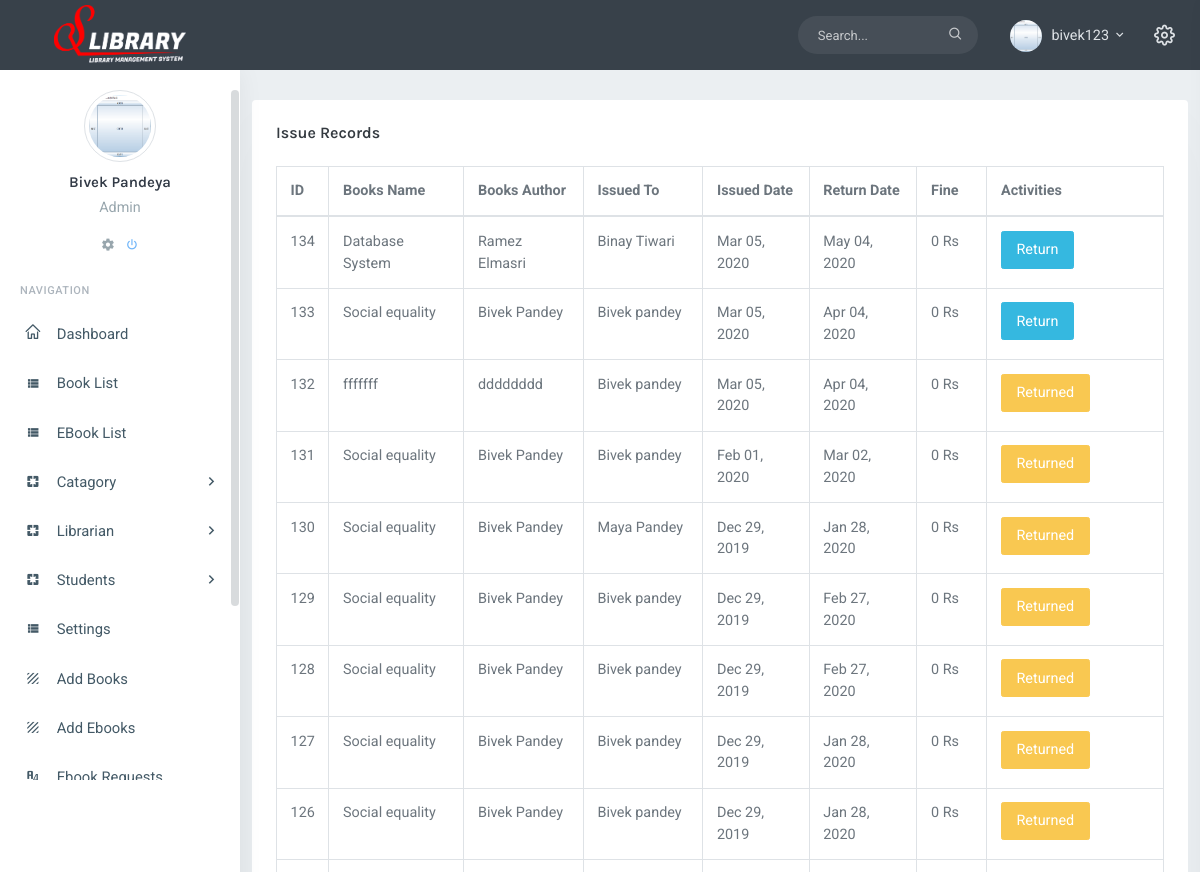
The page /issue-activities/ (signed in, upper part) on the database as committed earlier.
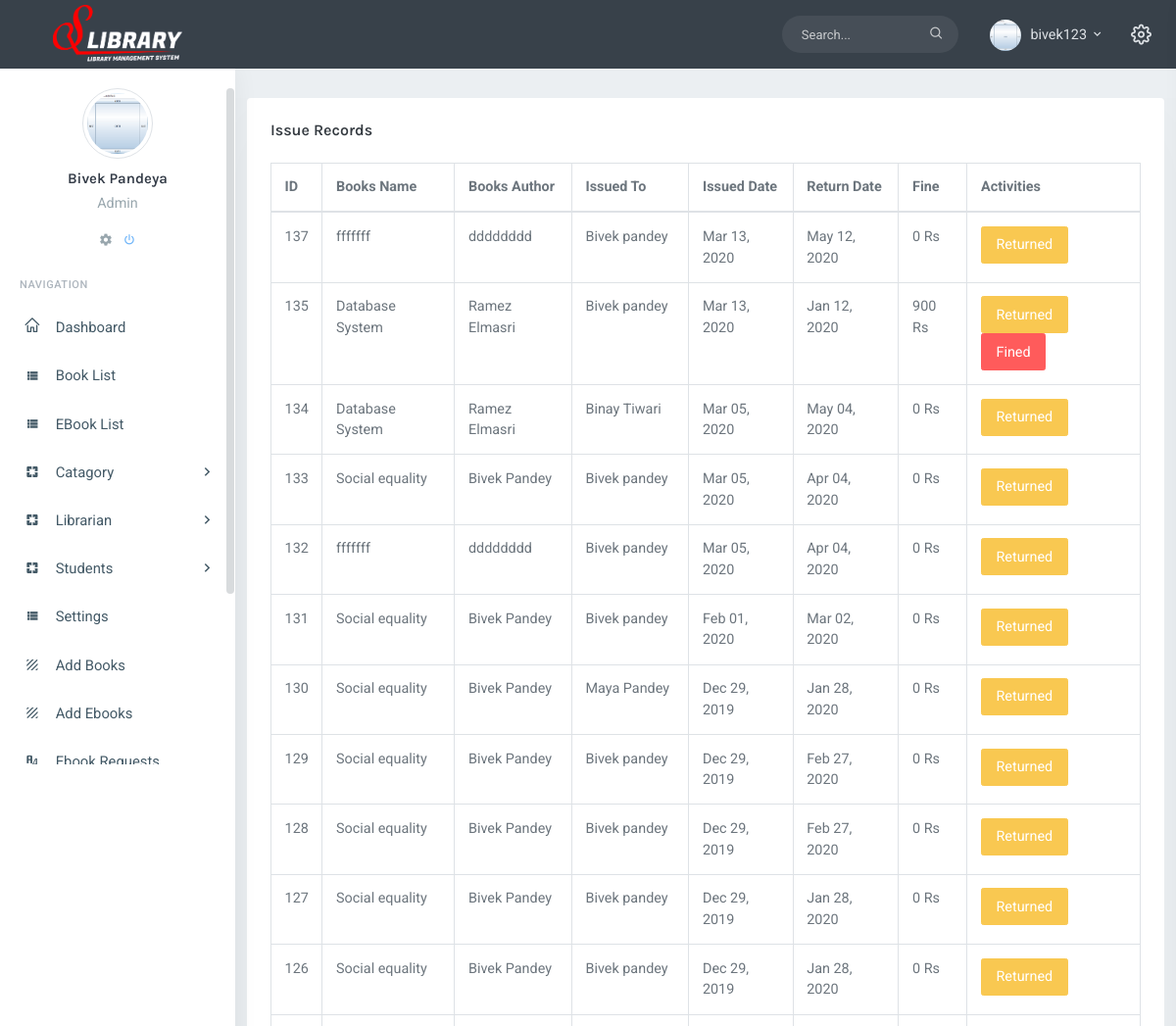
The same page on the database as committed later.
### operations/models.py (models this page shows, shortened)
class IssueBooks(models.Model):
	student=models.ForeignKey(settings.AUTH_USER_MODEL,
		on_delete=models.CASCADE)
	book=models.ForeignKey(AddBooks, on_delete=models.CASCADE)
	issued_date=models.DateTimeField(auto_now_add=True)
	return_date=models.DateTimeField()
	fine=models.IntegerField(default=0)
	returned=models.BooleanField(default=False)
	returned_date=models.DateTimeField(blank=True, null=True)
	returned_by=models.ForeignKey(settings.AUTH_USER_MODEL,
		on_delete=models.CASCADE,
		related_name='return_by_User', null=True, blank=True)
	issued_by=models.ForeignKey(settings.AUTH_USER_MODEL,
		on_delete=models.CASCADE,
		related_name='User', null=True)
	renewed=models.BooleanField(default=False)
	renewed_date=models.DateTimeField(blank=True, null=True)
	renewed_by=models.ForeignKey(settings.AUTH_USER_MODEL,
		on_delete=models.CASCADE, null=True, related_name='renewser', blank=True)
	def __init__(self, *args ,**kwargs):
		super(IssueBooks ,self).__init__(*args, **kwargs)
		current_time=datetime.datetime.utcnow().replace(tzinfo=pytz.UTC)
		sets=AdminSettings.objects.first()
		if sets:
			fine=sets.fine_amount
		else:
			fine=200
		if self.return_date and not self.returned_date:
		    if self.return_date < current_time:
		    	diff= current_time - self.return_date
		    	int_diff=int(diff.days)
		    	ratio=int_diff//30
		    	self.fine=(ratio+1)*fine

class AddBooks(models.Model):
	books_name=models.CharField(max_length=100)
	books_image=models.ImageField(upload_to='image', default='image/bookim.png')
	books_author_name=models.CharField(max_length=100)
	books_publication_name=models.CharField(max_length=100)
	books_purchase_date=models.DateTimeField(auto_now_add=True)
	books_price=models.PositiveIntegerField()
	books_quantity=models.PositiveIntegerField()
	available_quantity=models.PositiveIntegerField()
	barcode=models.ImageField(blank=True, null=True,upload_to='book_barcode')
	catagory = models.ForeignKey(Catagory, on_delete=models.CASCADE, null=True)
	added_by=models.ForeignKey(settings.AUTH_USER_MODEL, on_delete=models.CASCADE)

### account/models.py (models this page shows)
class User(AbstractUser):
	CHOICES = (
        ('Librarian', 'Librarian'),
        ('Student', 'Student'),
        ('Admin', 'Admin'),
    )
	Role=models.CharField(max_length=20,
		choices=CHOICES,
		default='Student')
	profile_pic=models.ImageField(upload_to='profile-pic',
		default='profile-pic/user.jpg')
	barcode=models.ImageField(blank=True, null=True)
	contact=models.CharField(max_length=100)
	is_active=models.BooleanField(default=False)

### operations/views.py (the view)
# urls.py: path('issue-activities/', IssueActivities.as_view(),
@method_decorator(role_required(allowed_roles=['Librarian', 'Admin']),
    name='dispatch')
class IssueActivities(ListView, LoginRequiredMixin):
    template_name='operations/issue-activities.html'
    queryset=IssueBooks.objects.all().order_by('-issued_date')
    def get_context_data(self, *args, **kwargs):
        context=super(IssueActivities,self).get_context_data(*args,
            **kwargs)
        activities=self.get_queryset()
        context.update({
            'activities':activities,
            })
        return context

### operations/context_processors.py (called while the page is built)
def my_context_processor(request):
    if request.user.is_authenticated:
        count=Message.objects.filter(posted_to=request.user, read=False).count()
        msgs=Message.objects.filter(posted_to=request.user).order_by('Posted_on')[::-1]
        sent_msgs=Message.objects.filter(
            posted_by=request.user).order_by('Posted_on')[::-1]
        return {
            'count': count,
            'msgs':msgs,
            'sent_msgs':sent_msgs
        }
    return {}

def get_all_catagory(request):
    catagories=Catagory.objects.all().order_by('catagory')
    return {'catagories':catagories}

def issue_requests(request):
    issue_requests=EbookRequest.objects.all().count()
    return {'issue_requests':issue_requests}

### operations/templates/operations/issue-activities.html (shortened to what this page needs)
{%extends 'operations/index.html'%}
{% load static %}
{% block content %}
{% if activities %}
<div class="row">
  <div class="col-12">
    <div class="card-box table-responsive">
      <h4 class="mt-0 header-title">Issue Records</h4>
      <table id="selection-table1" class="table table-bordered dt-responsive nowrap">
        <thead>
          <tr>
            <th>ID</th>
            <th>Books Name</th>
            <th>Books Author</th>
            <th>Issued To</th>
            <th>Issued Date</th>
            <th>Return Date</th>
            <th>Fine</th>
            <th>Activities</th>
          </tr>
        </thead>
        <tbody>
          {% for item in activities.all %}
          <tr>
            <td>{{item.id}}</td>
            <td>{{item.book.books_name}}</td>
            <td>{{item.book.books_author_name}}</td>
            <td>{{item.student.first_name}} {{item.student.last_name}}</td>
            <td>{{item.issued_date|date:"M d, Y"}}</td>
            <td>{{item.return_date|date:"M d, Y"}}</td>
            <td>{{item.fine}} Rs</td>
            <td>
              {% if item.returned == False %}
              <a href="{%url 'returnbooks' item.id%}"><button class='btn btn-info'>Return</button></a>
              {% endif %}
              {% if item.returned == True %}
              <button class='btn btn-warning'>Returned</button>
              {% endif %}
              {% if item.fine > 0 %}
              <a href=""><button class='btn btn-danger'>Fined</button></a>
              {% endif %}
            </td>
          </tr>
          {% endfor%}
        </tbody>
      </table>
    </div>
  </div>
</div>
{% else %}
<h1>No Issued Items</h1>
{% endif %}
{% endblock %}

Rows that differ between the two databases and show on the page:
added IssueBooks: id "137", book.books_name "fffffff", book.books_author_name "dddddddd", student.first_name "Bivek", student.last_name "pandey", issued_date "Mar 13, 2020", return_date "May 12, 2020", fine "0", returned "Returned"
added IssueBooks: id "135", book.books_name "Database System", book.books_author_name "Ramez Elmasri", student.first_name "Bivek", student.last_name "pandey", issued_date "Mar 13, 2020", return_date "Jan 12, 2020", fine "900", returned "Returned", shows "Fined"
changed IssueBooks "May 04, 2020": returned "Return" → "Returned"
changed IssueBooks id 133: returned "Return" → "Returned"
